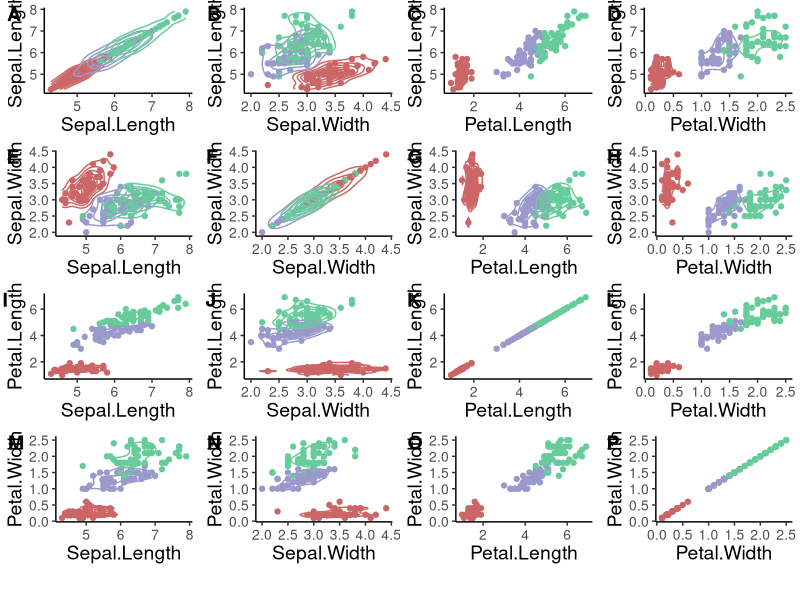

The R source for this figure:
library(purrr)
library(ggplot2)
library(cowplot)

gguc <- function(x=1,y=1){
  ggplot(data = iris, aes_string(x = iris[[x]], y = iris[[y]], color = iris$Species))+
    geom_point()+
    geom_density_2d()+
    xlab(x)+
    ylab(y)+
    scale_color_manual(values=c("#CC6666", "#9999CC", "#66CC99"))+
    theme_classic()+
    theme(axis.text = element_text(size = 10), 
          axis.title = element_text(size = 14),
          legend.position = "bottom",
          legend.title = element_blank(),
          legend.text = element_text(size = 18))
}

dat1 <- names(iris)[1:4]
dat1 <- set_names(dat1)

all_plots2 = map(dat1,
                 ~map(dat1, gguc, y = .x))

labs <- c("A", "B", "C", "D", "E", "F", "G", "H", "I", "J", "K", "L", "M", "N", "O", "P")
thing <- plot_grid(all_plots2[[1]][[1]]+theme(legend.position = "none"),
                   all_plots2[[1]][[2]]+theme(legend.position = "none"),
                   all_plots2[[1]][[3]]+theme(legend.position = "none"),
                   all_plots2[[1]][[4]]+theme(legend.position = "none"),
                   all_plots2[[2]][[1]]+theme(legend.position = "none"),
                   all_plots2[[2]][[2]]+theme(legend.position = "none"),
                   all_plots2[[2]][[3]]+theme(legend.position = "none"),
                   all_plots2[[2]][[4]]+theme(legend.position = "none"),
                   all_plots2[[3]][[1]]+theme(legend.position = "none"),
                   all_plots2[[3]][[2]]+theme(legend.position = "none"),
                   all_plots2[[3]][[3]]+theme(legend.position = "none"),
                   all_plots2[[3]][[4]]+theme(legend.position = "none"),
                   all_plots2[[4]][[1]]+theme(legend.position = "none"),
                   all_plots2[[4]][[2]]+theme(legend.position = "none"),
                   all_plots2[[4]][[3]]+theme(legend.position = "none"),
                   all_plots2[[4]][[4]]+theme(legend.position = "none"),
                   nrow = 4, ncol = 4,
                   labels = labs)

legnd <- get_legend(all_plots2[[1]][[1]])
things <- plot_grid(thing, legnd, ncol = 1, rel_heights = c(1, 0.05))

svg("hmw1.svg", height = 11, width = 8.5)
print(things)
dev.off()